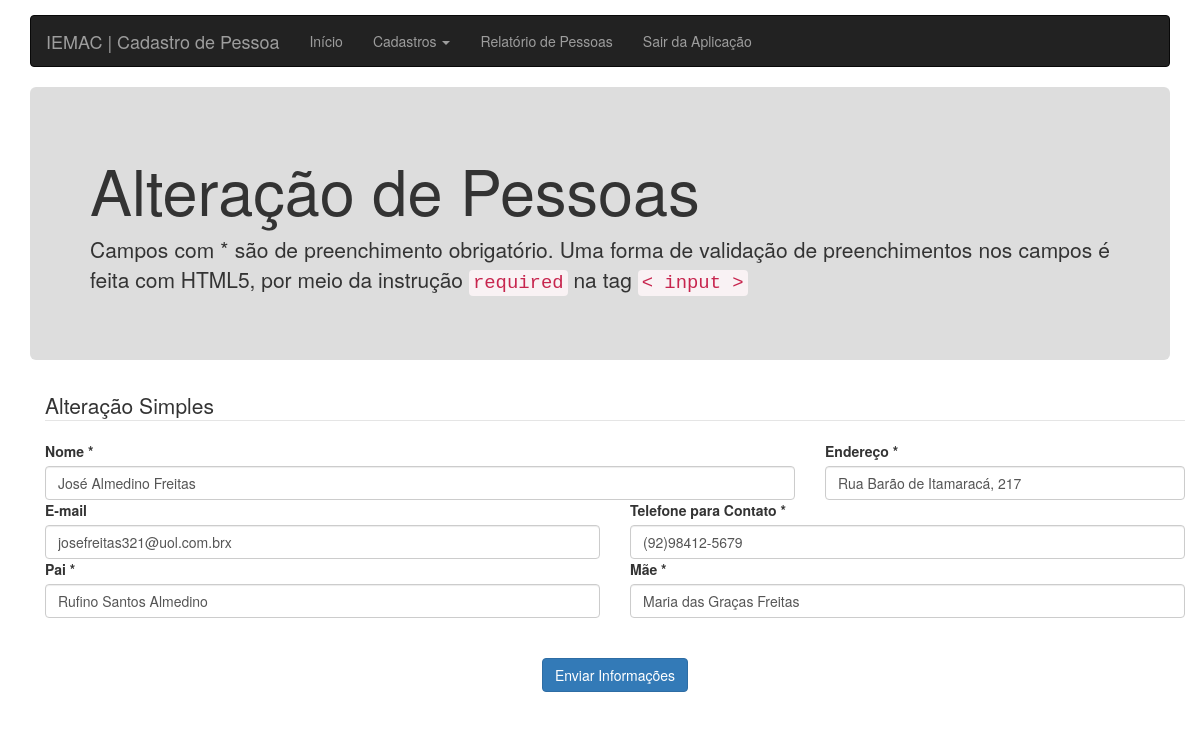
Screenshot of /sd-alteracao.php?id=18 (signed in) with the database file from the repository.
### tables this page shows
CREATE TABLE `pessoa` (
  `idpessoa` int(11) NOT NULL AUTO_INCREMENT,
  `nomepessoa` varchar(60) NOT NULL,
  `endpessoa` varchar(60) NOT NULL,
  `emailpessoa` varchar(60) NOT NULL,
  `telpessoa` varchar(60) NOT NULL,
  `paipessoa` varchar(60) NOT NULL,
  `maepessoa` varchar(60) NOT NULL,
  `statuspessoa` varchar(15) NOT NULL,
  PRIMARY KEY (`idpessoa`)
);

### system/model/Pessoa.class.php (called while the page is built, shortened)
<?php
class Pessoa{
    private $idpessoa;
    private $nomepessoa;
    private $endpessoa;
    private $emailpessoa;
    private $telpessoa;
    private $paipessoa;
    private $maepessoa;
    function getIdpessoa() {
        return $this->idpessoa;
    }
    function getNomepessoa() {
        return $this->nomepessoa;
    }
    function getEndpessoa() {
        return $this->endpessoa;
    }
    function getEmailpessoa() {
        return $this->emailpessoa;
    }
    function getTelpessoa() {
        return $this->telpessoa;
    }
    function getPaipessoa() {
        return $this->paipessoa;
    }
    function getMaepessoa() {
        return $this->maepessoa;
    }
    function setIdpessoa($idpessoa) {
        $this->idpessoa = $idpessoa;
    }
    function setNomepessoa($nomepessoa) {
        $this->nomepessoa = $nomepessoa;
    }
    function setEndpessoa($endpessoa) {
        $this->endpessoa = $endpessoa;
    }
    function setEmailpessoa($emailpessoa) {
        $this->emailpessoa = $emailpessoa;
    }
    function setTelpessoa($telpessoa) {
        $this->telpessoa = $telpessoa;
    }
    function setPaipessoa($paipessoa) {
        $this->paipessoa = $paipessoa;
    }
    function setMaepessoa($maepessoa) {
        $this->maepessoa = $maepessoa;
    }
}

### system/dataaccess/PessoaDAO.class.php (called while the page is built, shortened)
<?php
class PessoaDAO{
    public function load(Pessoa $pessoa){
        global $connection;
        if($pessoa->getIdpessoa() == null){
            $sql = $connection->query("select * from pessoa");
            return $sql;
        }else{
            $sql = $connection->query("select * from pessoa where idpessoa = ".$pessoa->getIdpessoa().";");
        }
        return null;
    }
}

### system/controller/PessoaController.php (called while the page is built, shortened)
<?php
include_once "c:/xampp/htdocs/projeto-iemac-final/system/connector/connection.php";
include_once "c:/xampp/htdocs/projeto-iemac-final/system/model/Pessoa.class.php";
include_once "c:/xampp/htdocs/projeto-iemac-final/system/dataaccess/PessoaDAO.class.php";
class PessoaController extends Pessoa{
public function filterUpdate(Pessoa $pessoa){
    if(isset($_GET["id"])){
        $pessoa->setIdpessoa($_GET["id"]);
    }
$pessoaDAO = new PessoaDAO();
return $pessoaDAO->load($pessoa);
}
}

### sd-alteracao.php (the view, shortened to what this page needs)
<!DOCTYPE html>
<html>
<head>
    <link rel="stylesheet" href="bootstrap/css/bootstrap.min.css">
<?php
include_once './system/controller/PessoaController.php';
$pessoa = new PessoaController();
$pessoa->filterUpdate($pessoa);
?>
</head>
<body>
	<div class="container">
		<?php include("minifier/navbar-main.php");?>
		<div class="jumbotron">
			<h1>Alteração de Pessoas</h1>
			<p align="justify">Campos com * são de preenchimento obrigatório. Uma forma de validação de preenchimentos nos campos é feita com HTML5, por meio da instrução <code>required</code> na tag <code>< input ></code></p>
		</div>
		<div class="container">
			<form action="sd-alteracao.php?update&id=<?=$pessoa->getIdpessoa(); ?>" method="POST" role="form">
				<legend>Alteração Simples</legend>
				<div class="row">
					<div class="col-md-8 col-sm-7 col-xs-12">
						<label for="nome">Nome *</label>
						<input type="text" class="form-control" name="nome" required value='<?=$pessoa->getNomepessoa(); ?>'>
					</div>
					<div class="col-md-4 col-sm-5 col-xs-12">
						<label for="endereco">Endereço *</label>
						<input type="text" class="form-control" name="endereco" required value='<?=$pessoa->getEndpessoa(); ?>'>
					</div>
				</div>
				<div class="row">
					<div class="col-md-6 col-sm-7 col-xs-12">
						<label for="email">E-mail</label>
						<input type="text" class="form-control" name="email" value='<?=$pessoa->getEmailpessoa(); ?>' required>
					</div>
					<div class="col-md-6 col-sm-5 col-xs-12">
						<label for="telefonecontato">Telefone para Contato *</label>
						<input type="text" class="form-control" name="telefone" value='<?=$pessoa->getTelpessoa(); ?>' required>
					</div>
				</div>
				<div class="row">
					<div class="col-md-6 col-sm-6 col-xs-12">
						<label for="email">Pai *</label>
						<input type="text" class="form-control" name="pai" required value='<?=$pessoa->getPaipessoa(); ?>'>
					</div>
					<div class="col-md-6 col-sm-6 col-xs-12">
						<label for="telefonecontato">Mãe *</label>
						<input type="text" class="form-control" name="mae" required value='<?=$pessoa->getMaepessoa(); ?>'>
					</div>
				</div>
				<br><br>
				<p align="center"><button type="submit" class="btn btn-primary">Enviar Informações</button></p>
			</form>
		</div>
	</div>
</body>
</html>

### sd-alteracao.php (style rules this page uses)
body { margin-top: 15px; }
.jumbotron { background-color: #ddd }

### rows the page displays
pessoa: nome "José Almedino Freitas", endereco "Rua Barão de Itamaracá, 217", email "josefreitas321@uol.com.brx", telefone "(92)98412-5679", pai "Rufino Santos Almedino", mae "Maria das Graças Freitas"
